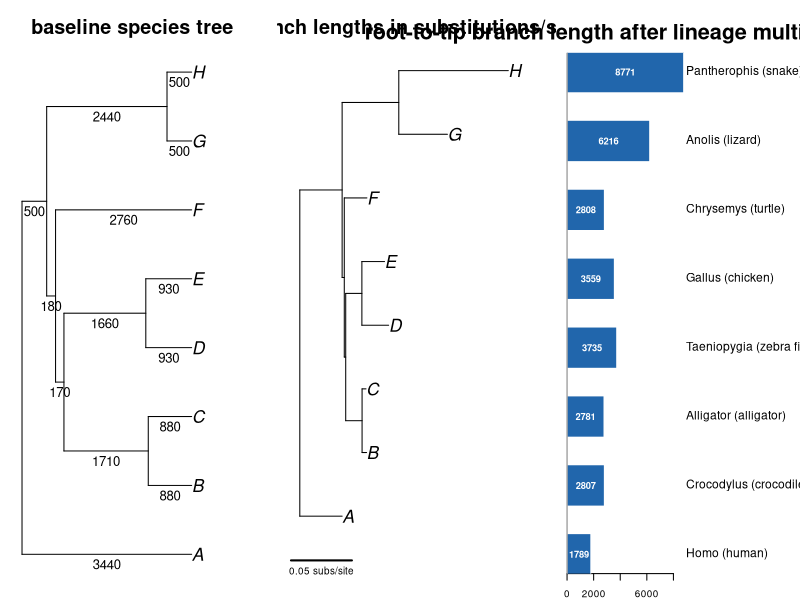
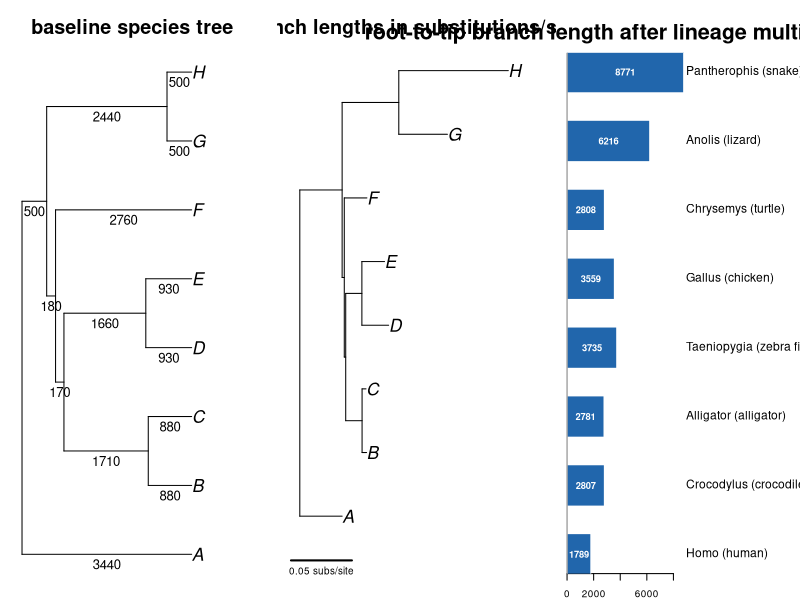

These charts were generated, in order, by the following R code:
## ---- chunk 1
library(ape)
library(phytools)
library(ggplot2)
library(tibble)
library(dplyr)
## ---- chunk 2
# Evaluate "length*multiplier" expressions in a Newick string
eval_newick <- function(nwk) {
  m    <- gregexpr("[0-9.eE+-]+\\*[0-9.eE+-]+", nwk, perl = TRUE)
  hits <- regmatches(nwk, m)[[1]]
  for (h in hits) {
    parts <- strsplit(h, "\\*")[[1]]
    val   <- as.numeric(parts[1]) * as.numeric(parts[2])
    nwk   <- sub(h, format(val, scientific = FALSE, digits = 10), 
            nwk, fixed = TRUE)
  }
  nwk
}

# Extract per-tip multipliers from entries like "A:3440*0.51"
extract_tip_multipliers <- function(nwk) {
  m    <- gregexpr("([A-Za-z0-9_]+):[0-9.eE+-]+\\*[0-9.eE+-]+", 
              nwk, perl = TRUE)
  hits <- regmatches(nwk, m)[[1]]
  tibble(
    abstract   = sub(":.*$", "", hits),
    multiplier = as.numeric(sub("^.*\\*", "", hits))
  )
}

nwk_orig <- "(A:3440,((((B:880,C:880):1710,(D:930,E:930):1660):170,F:2760):180,(G:500,H:500):2440):500);"

nwk_mult_raw <- "(A:3440*0.5169864809498557,((((B:880*0.2153870155124918,C:880*0.18834479130316475):1710*0.4020718751928419,(D:930*1.2082967305424273,E:930*1.0232137924942215):1660*0.409265030942541):170*0.35253579234236804,F:2760*0.344215098863717):180*0.5023485661313807,(G:500*4.086688964324318,H:500*9.202700211638554):2440*0.9755544779699168):500*3.557239714945028);"

tr_orig <- read.tree(text = nwk_orig)
tr_mult <- read.tree(text = eval_newick(nwk_mult_raw))

sub_per_cu <- 0.019526049565237014
tr_sub <- tr_orig
tr_sub$edge.length <- tr_mult$edge.length / 1000 * sub_per_cu
## ---- chunk 3
abstract_to_taxon <- c(
  A = "Homo",
  B = "Crocodylus",
  C = "Alligator",
  D = "Taeniopygia",
  E = "Gallus",
  F = "Chrysemys",
  G = "Anolis",
  H = "Pantherophis"
)

# Always stay in sync with nwk_mult_raw after edits
tip_mult <- extract_tip_multipliers(nwk_mult_raw) %>%
  mutate(label = abstract_to_taxon[abstract]) %>%
  select(label, multiplier)

tip_mult
## ---- chunk 4
# --- Pre-compute labels and accumulated depths ---
orig_len       <- tr_orig$edge.length
edge_mult_full <- tr_mult$edge.length / tr_orig$edge.length
edge_mult      <- round(edge_mult_full, 2)   # round to 2 decimal 

# Rebuild multiplied tree using the rounded multipliers
tr_mult_r              <- tr_orig
tr_mult_r$edge.length  <- orig_len * edge_mult

lbl_orig  <- as.character(round(orig_len))
lbl_mult  <- paste0("\u00d7 ", edge_mult, 
      " (", round(tr_mult_r$edge.length / 1000, 2), ")")

# Total root-to-tip distance using rounded multipliers
depth_mult <- node.depth.edgelength(tr_mult_r)
n_tips     <- length(tr_mult_r$tip.label)

# Map abstract labels (A-H) → real taxon names
abstract_to_real <- setNames(
  c("Homo (human)",
  "Crocodylus (crocodile)",
  "Alligator (alligator)",
  "Taeniopygia (zebra finch)",
  "Gallus (chicken)",
  "Chrysemys (turtle)",
  "Anolis (lizard)",
  "Pantherophis (snake)"),
  c("A","B","C","D","E","F","G","H")
)

tip_accum <- tibble(
  abstract = tr_mult_r$tip.label,
  real     = abstract_to_real[tr_mult_r$tip.label],
  accum    = depth_mult[seq_len(n_tips)]
)

# --- Drawing function (called for both PDF and inline) ---
draw_all <- function() {
  layout(matrix(1:3, 1, 3), widths = c(2.5, 2.5, 2.2))

  # ── Panel 1: Original tree, very thick branches ──────────────────────────
  par(mar = c(2, 1, 4, 2))
  plot(tr_orig,
       cex      = 1.6,
       lwd      = 10,                      # ×10 thicker
       main     = "baseline species tree",
       cex.main = 1.8,
       x.lim    = c(0, max(node.depth.edgelength(tr_orig)) * 1.3))
  edgelabels(lbl_orig,
             adj   = c(0.5, 1.5),
             cex   = 1.2,
             frame = "none",
             col   = "black")

  # ── Panel 2: Substitution rate tree (subs/site per branch) ─────────────
  par(mar = c(5, 1, 4, 2))
  plot(tr_sub,
       use.edge.length = TRUE,
       show.tip.label  = TRUE,
       cex             = 1.6,
       lwd             = 8,
       main            = "Branch lengths in substitutions/site",
       cex.main        = 1.8)
  px      <- par("usr")   # c(x1, x2, y1, y2) in data coords
  line_h  <- par("csi") * diff(px[3:4]) / par("pin")[2]  # 1 char in data coords
  y_bar   <- px[3] - 2 * line_h   # 2 char-heights below the plot bottom
  segments(px[1], y_bar, px[1] + 0.05, y_bar, lwd = 2, xpd = NA)
  text(px[1] + 0.025, y_bar - 0.8 * line_h,
       "0.05 subs/site", cex = 0.9, xpd = NA)

  # ── Panel 3: Accumulated root-to-tip bar chart (aligned to tree tips) ────
  # Grab y-coordinates of tips from the just-plotted tree
  lp     <- get("last_plot.phylo", envir = .PlotPhyloEnv)
  tip_y  <- lp$yy[seq_len(n_tips)]   # y position of each tip node
  y_lim  <- lp$y.lim
  x_max  <- max(tip_accum$accum)

  par(mar = c(2, 0.5, 4, 8))
  plot.new()
  plot.window(xlim = c(0, x_max * 1.05), ylim = y_lim)
  axis(1, cex.axis = 0.9)
  mtext("Accumulated branch length", side = 1, line = 2.5, cex = 1.0)
  mtext("root-to-tip branch length after lineage multiplication", 
        side = 3, line = 0.8, cex = 1.3, font = 2)

  # Single solid color for all bars
  bar_h  <- 0.3
  accums <- tip_accum$accum[match(tr_mult_r$tip.label, tip_accum$abstract)]
  a_max  <- max(accums)

  for (i in seq_len(n_tips)) {
    y_center <- tip_y[i]
    accum_i  <- accums[i]
    real_i   <- tip_accum$real[
      match(tr_mult_r$tip.label[i], tip_accum$abstract)]
    rect(0, y_center - bar_h, accum_i, y_center + bar_h,
         col = "#2166ac", border = "white")
    # Value label inside bar
    text(accum_i / 2, y_center, labels = round(accum_i),
         cex = 0.85, col = "white", font = 2)
    # Taxon name to the right
    text(a_max * 1.02, y_center, labels = real_i,
         adj = 0, cex = 1.1, xpd = TRUE)
  }
  abline(v = 0, col = "grey50")

  layout(1)
}

# Save to PDF (adjust width/height here)
out_pdf <- "baseline_tree_comparison.pdf"
pdf(out_pdf, width = 20, height = 6)
draw_all()
invisible(dev.off())
message("Saved: ", out_pdf)

draw_all()
